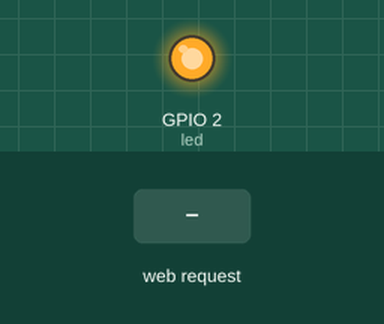
Simulated run of this sketch. Board: ESP8266 (NodeMCU). Shown: output pins drawn as LEDs (lit = HIGH). Inputs (shaded band) come from the test bench. WiFi joins after 1.5 s; servers stay silent unless stated; what the sketch prints to the serial monitor is not drawn.

Above: at 2.7 s.
2.8 s: HTTP request GET /on received
At 3.7 s:
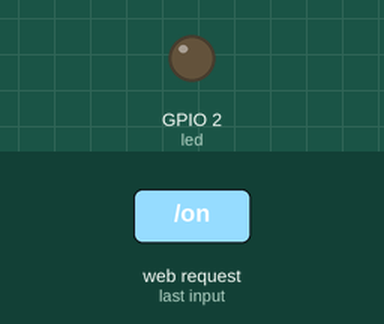
4.3 s: HTTP request GET /off received
At 4.8 s:
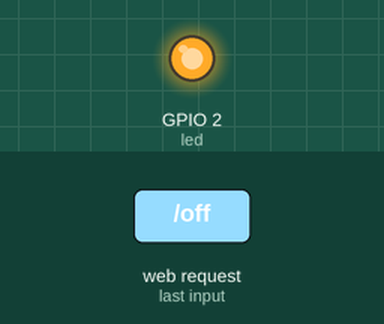
Timing chart, 0 to 7.3 s (numbered marks = the images above; inputs shaded):
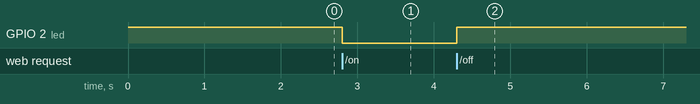

The sketch:

InternetPlcStation.ino
```cpp
#include <ESP8266WiFi.h>
#include <WiFiClient.h>
#include <ESP8266WebServer.h>
#include <ESP8266mDNS.h>

const char* ssid = "i2r";
const char* password = "00000000";

ESP8266WebServer server(80);

const int led = 2;
String s="";

void setup(void) {
  pinMode(led, OUTPUT);
  digitalWrite(led, 1);
  Serial.begin(9600);
  Serial1.begin(9600);

  connectWifi();
  server.on("/", handleRoot);
  server.on("/on", handleOn);
  server.on("/off", handleOff);
  server.onNotFound(handleNotFound);

  server.begin();
  Serial.println("HTTP server started");
}

void connectWifi() {
  WiFi.mode(WIFI_STA);
  WiFi.begin(ssid, password);
  Serial.println("");

  // Wait for connection
  while (WiFi.status() != WL_CONNECTED) {
    delay(500);
    Serial.print(".");
  }
  Serial.println("");
  Serial.print("Connected to ");
  Serial.println(ssid);
  Serial.print("IP address: ");
  Serial.println(WiFi.localIP());
}

void loop(void) {
  server.handleClient();
}

void handleRoot() {
  String s;
  s="<meta name='viewport' content='width=device-width, initial-scale=1.0'/>";
  //s=s+"<meta http-equiv='refresh' content='5'/>";
  s=s+"<meta http-equiv='Content-Type' content='text/html;charset=utf-8' />";
  s=s+"<h1>김동일 웹서버 i2r</h1>";
  s=s+"<a href=\"on\"><button style='background-color:Lime; color:blue;'>켜짐 on</button></a>";
  s=s+"&nbsp&nbsp";
  s=s+"<a href=\"off\"><button style='background-color:Gray; color:blue;'>꺼짐 off</button></a>";
  server.send(200, "text/html", s);
}

void handleOn() {
  digitalWrite(led, 0);
  s=char(5);
  s+="00WSS0104%PW4000F";
  s+=char(4);
  Serial1.print(s);
  GoHome();
}

void handleOff() {
  digitalWrite(led, 1);
  s=char(5);
  s+="00WSS0104%PW40000";
  s+=char(4);
  Serial1.print(s);
  GoHome();
}

void GoHome() {
  IPAddress ip = WiFi.localIP();
  String s,ipS;
  ipS=String(ip[0])+"."+String(ip[1])+"."+String(ip[2])+"."+String(ip[3]);
    s="<meta http-equiv='refresh' content=\"0;url='http://"+ipS+"/'\">";
  server.send(200, "text/html", s);
}

void handleNotFound() {
  digitalWrite(led, 1);
  String message = "File Not Found\n\n";
  message += "URI: ";
  message += server.uri();
  message += "\nMethod: ";
  message += (server.method() == HTTP_GET) ? "GET" : "POST";
  message += "\nArguments: ";
  message += server.args();
  message += "\n";
  for (uint8_t i = 0; i < server.args(); i++) {
    message += " " + server.argName(i) + ": " + server.arg(i) + "\n";
  }
  server.send(404, "text/plain", message);
  digitalWrite(led, 0);
}
```

Measured:
- after the input at 2.8 s, GPIO 2 (led): HIGH → LOW at once
- after the input at 4.3 s, GPIO 2 (led): LOW → HIGH at once
